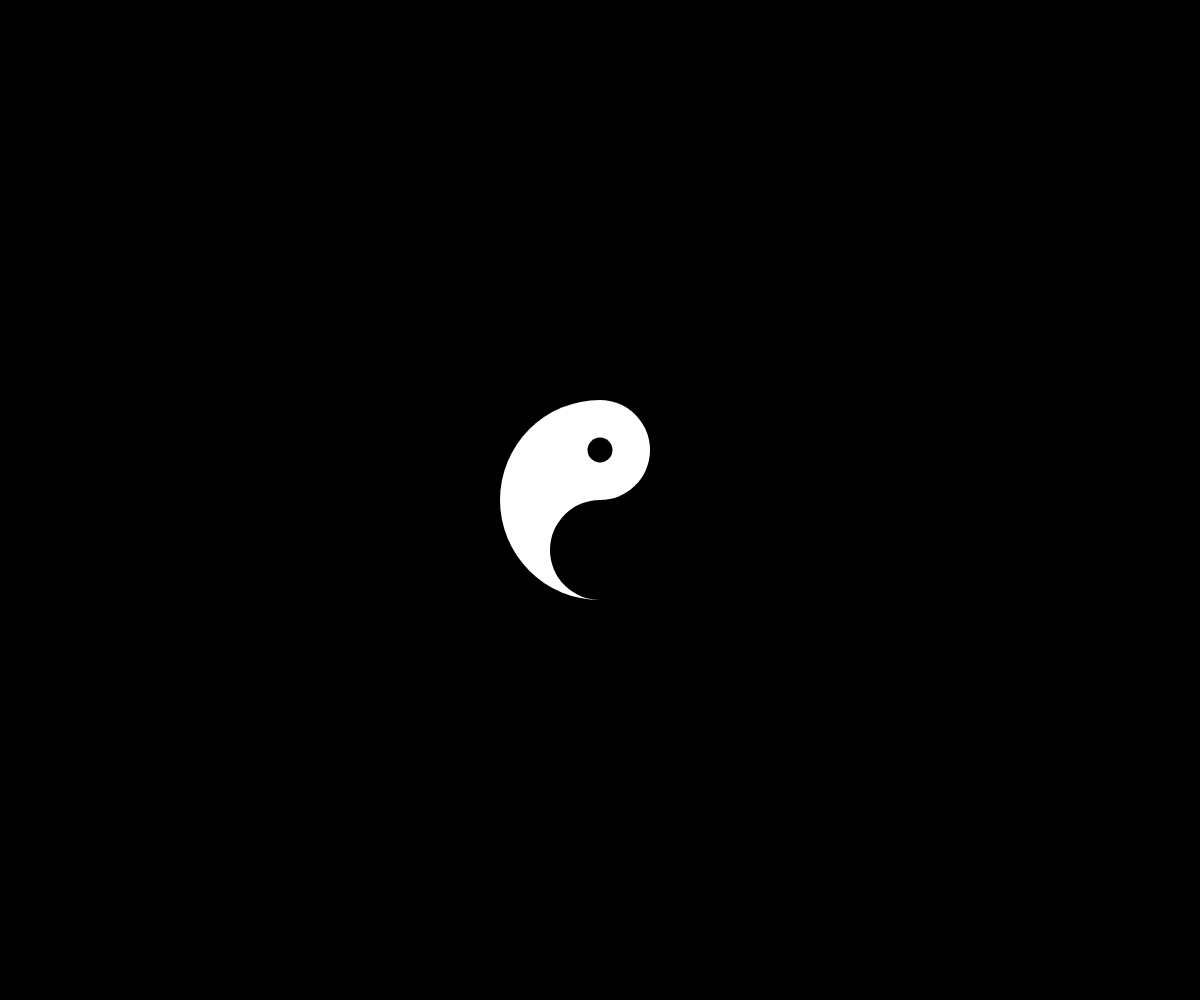
Frame 1 (no input)
Frame 60 (no input): identical to frame 1, image omitted
Frame 120 (the mouse pressed at the canvas centre since frame 60): identical to frame 1, image omitted

The p5.js sketch that drew this single still picture (run headless with seeded random() and noise() and a simulated clock; from frame 60 on, the mouse is pressed at the canvas centre):

// p5.js sketch
// ── sketch.js
function setup() {
    createCanvas(windowWidth, windowHeight);
    // cnv.parent("canvasContainer");
}

function draw() {
    background(0);

    push()
    translate(width / 2, height / 2);


    // large arc
    fill(255);
    noStroke();
    arc(0, 0, 200, 200, PI / 2, 3 * PI / 2);

    // top small arc
    fill(255);
    noStroke();
    arc(0, -50, 100, 100, -PI / 2, PI / 2);

    // bottom small arc
    fill(0);
    noStroke();
    arc(0, 50, 100, 100, PI / 2, 3 * PI / 2);

    // black circle within white
    push();
    translate(0, -50);
    fill(0);
    circle(0, 0, 25);
    pop();

    
    pop();
}
